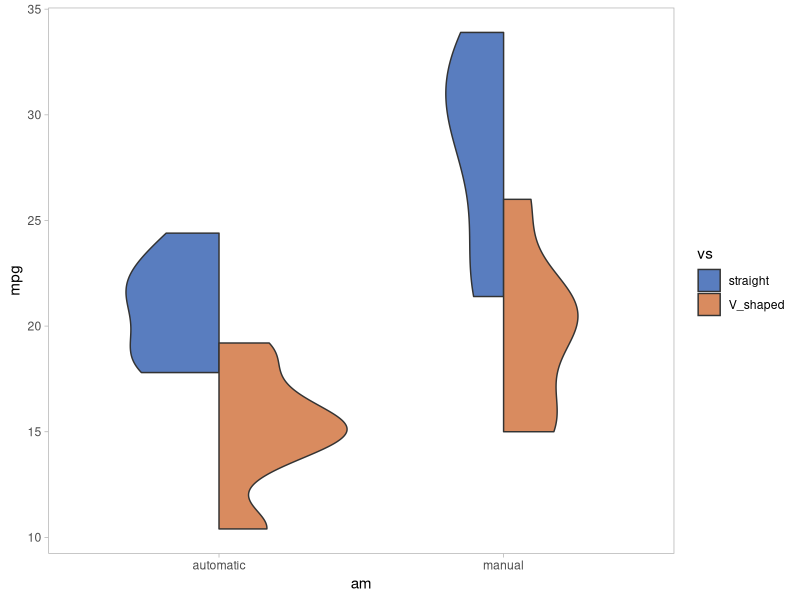

Write the R code that produced this figure.

library(tidyverse)

theme_default <- theme_light()+
  theme(
    panel.grid.major = element_blank()
    , panel.grid.minor = element_blank()
  )

# Violin plot

## Different Sides

GeomSplitViolin <- ggproto(
  "GeomSplitViolin", GeomViolin, 
  draw_group = function(self, data, ..., draw_quantiles = NULL) {
    data <- transform(data, xminv = x - violinwidth * (x - xmin), xmaxv = x + violinwidth * (xmax - x))
    grp <- data[1, "group"]
    newdata <- plyr::arrange(transform(data, x = if (grp %% 2 == 1) xminv else xmaxv), if (grp %% 2 == 1) y else -y)
    newdata <- rbind(newdata[1, ], newdata, newdata[nrow(newdata), ], newdata[1, ])
    newdata[c(1, nrow(newdata) - 1, nrow(newdata)), "x"] <- round(newdata[1, "x"])
    
    if (length(draw_quantiles) > 0 & !scales::zero_range(range(data$y))) {
      stopifnot(all(draw_quantiles >= 0), all(draw_quantiles <=
                                                1))
      quantiles <- ggplot2:::create_quantile_segment_frame(data, draw_quantiles)
      aesthetics <- data[rep(1, nrow(quantiles)), setdiff(names(data), c("x", "y")), drop = FALSE]
      aesthetics$alpha <- rep(1, nrow(quantiles))
      both <- cbind(quantiles, aesthetics)
      quantile_grob <- GeomPath$draw_panel(both, ...)
      ggplot2:::ggname("geom_split_violin", grid::grobTree(GeomPolygon$draw_panel(newdata, ...), quantile_grob))
    }
    else {
      ggplot2:::ggname("geom_split_violin", GeomPolygon$draw_panel(newdata, ...))
    }
  }
)

geom_split_violin <- function(
    mapping = NULL, data = NULL, stat = "ydensity", position = "identity", ..., 
    draw_quantiles = NULL, trim = TRUE, scale = "area", na.rm = FALSE, 
    show.legend = NA, inherit.aes = TRUE  
  ) {
  layer(data = data, mapping = mapping, stat = stat, geom = GeomSplitViolin, 
        position = position, show.legend = show.legend, inherit.aes = inherit.aes, 
        params = list(trim = trim, scale = scale, draw_quantiles = draw_quantiles, na.rm = na.rm, ...))
}

mtcars %>% as_tibble() %>% 
  mutate(
    vs = ifelse(mtcars$vs == 1, 'straight', 'V_shaped') %>% factor()
    , am = ifelse(mtcars$am == 1, 'manual', 'automatic') %>% factor()
  ) %>% 
  ggplot(aes(x = am, y = mpg, fill = vs))+
  geom_split_violin()+
  scale_fill_manual(values=c("#597dbf", "#d98b5f"))+
  theme_default
